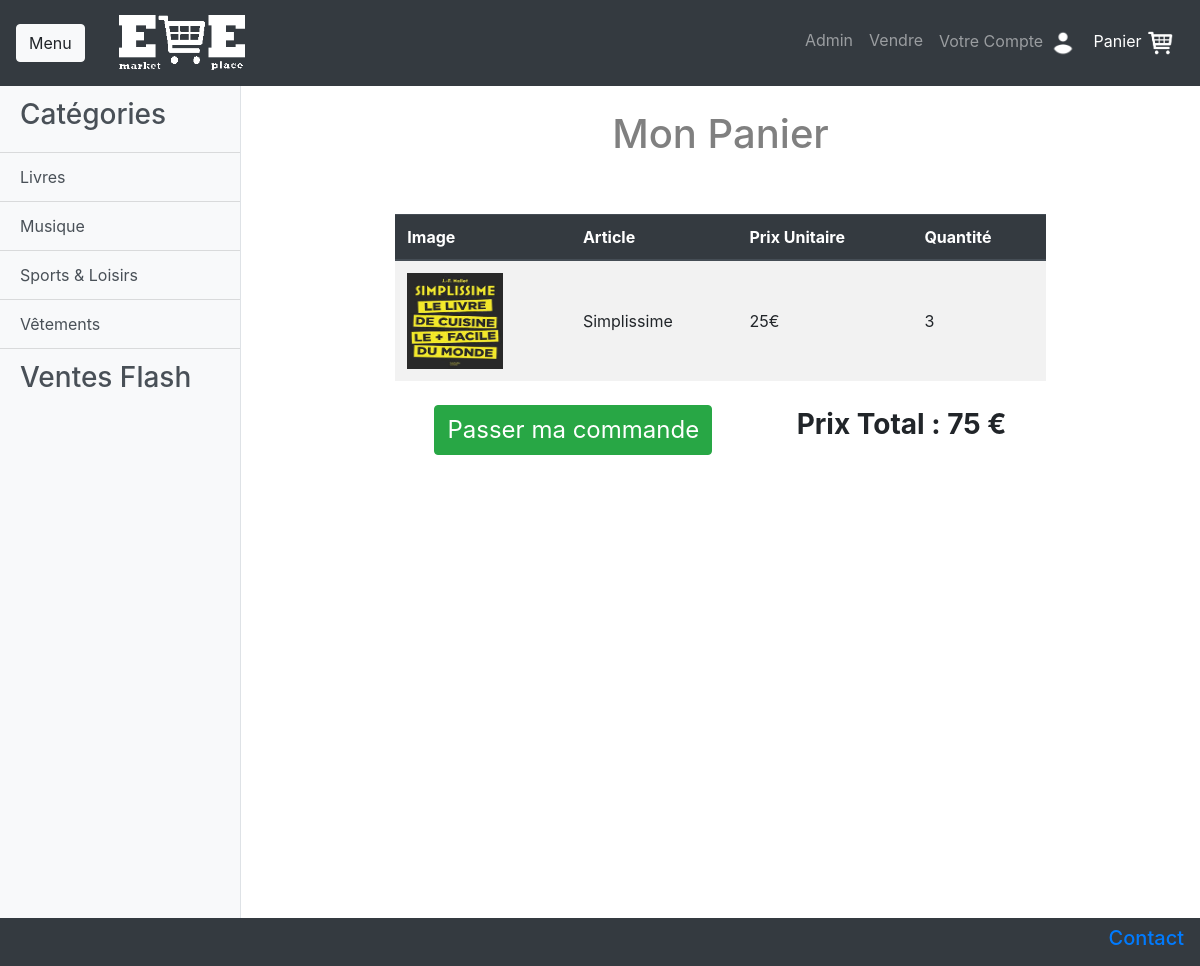
The page /Site/panier.php (signed in) on the database its author committed.
### tables this page shows
CREATE TABLE IF NOT EXISTS Item
(
	Id_item INT PRIMARY KEY NOT NULL AUTO_INCREMENT,
	Nom VARCHAR(255),
	Description VARCHAR(255),
	Video VARCHAR(255),
	Categorie ENUM('Livres','Musique','Vetements','Sports'),
	Prix INT,
	Genre BOOLEAN,
	Taille BOOLEAN,
	Pointure BOOLEAN,
	Couleur BOOLEAN,
	Quantite INT,
	Vendu INT
);

CREATE TABLE IF NOT EXISTS ImgItem
(
	Nom_img VARCHAR(255) PRIMARY KEY NOT NULL,
	Id_item INT,
	Is_main BOOLEAN,
	FOREIGN KEY (Id_item) REFERENCES Item(Id_item)
);

CREATE TABLE IF NOT EXISTS Panier
(
	Email_client VARCHAR(255),
	Id_item INT,
	Quantite_panier INT,
	FOREIGN KEY (Email_client) REFERENCES CLient(Email_client),
	FOREIGN KEY (Id_item) REFERENCES Item(Id_item),
	PRIMARY KEY (Email_client,Id_item)
);

### Site/panier.php (the view, shortened to what this page needs)
<?php
	if(empty($_SESSION['Email_client']))
	{
		header('Location: client_connexion.php');
	}else{
		$database='commerce';
		$db_handle=mysqli_connect('localhost','root','');
		$db_found=mysqli_select_db($db_handle,$database);
		$prix_total = 0;
	}
?>
<html>
	<head>
		<link href="styleHome.css" rel="stylesheet" type="text/css"/>
		<link rel="stylesheet" href="https://stackpath.bootstrapcdn.com/bootstrap/4.3.1/css/bootstrap.min.css">
	</head>
	<body>
		<nav class="navbar navbar-expand-md navbar-dark bg-dark" id="navigation">
			<button class="btn btn-light" id="toggler">Menu</button>
			<a class="navbar-brand" href="home.php" id="brand">
				<img src="Pictures/Logo.png" width="130px" height="60px">
			</a>
			<div class="collapse navbar-collapse justify-content-end">
				<ul class="navbar-nav">
					<li class="nav-item"><a class="nav-link" href="admin_connexion.php">Admin</a></li>
					<li class="nav-item"><a class="nav-link" href="vendeur_connexion.php">Vendre</a></li>
					<li class="nav-item"><a class="nav-link" href="client_connexion.php">Votre Compte <img src="Pictures/Compte.png" width="30" height="30"></a></li>
					<li class="nav-item active"><a class="nav-link" href="panier.php">Panier <img src="Pictures/Panier.png" width="30" height="30"></a></li>
				</ul>
			</div>
		</nav>
		<div class="d-flex" id="wrapper">
			<div class="bg-light border-right" id="sidebar-wrapper">
				<div class="list-group list-group-flush">
					<a href="categories.php" class="list-group-item list-group-item-action bg-light"><h3>Catégories</h3></a>
					<a href="livres.php" class="list-group-item list-group-item-action bg-light">Livres</a>
					<a href="musique.php" class="list-group-item list-group-item-action bg-light">Musique</a>
					<a href="sports.php" class="list-group-item list-group-item-action bg-light">Sports & Loisirs</a>
					<a href="vetements.php" class="list-group-item list-group-item-action bg-light">Vêtements</a>
					<a href="ventes_flash.php" class="list-group-item list-group-item-action bg-light"><h3>Ventes Flash</h3></a>
				</div>
			</div>
			<div id="page-content-wrapper">
				<div class="container-fluid">
					<h1 style="text-align:center ">Mon Panier</h1><br>
					<table class="table table-striped vertical-align: middle" style="width:70%; margin: auto">
						<thead class="thead-dark">
							<tr>
								<th scope="col">Image</th>
								<th scope="col">Article</th>
								<th scope="col">Prix Unitaire</th>
								<th scope="col">Quantité</th>
							</tr>
						</thead>
						<tbody>
							<?php
								if($db_found){
									$sql = "SELECT item.nom, imgitem.Nom_img, item.Prix, panier.Quantite_panier FROM item INNER JOIN panier ON panier.Id_item = item.Id_item INNER JOIN imgitem ON item.Id_item = imgitem.Id_item WHERE imgitem.Is_main = '1' AND panier.Email_client = '".$_SESSION['Email_client']."'";
									$req = mysqli_query($db_handle, $sql);
									while($data=mysqli_fetch_assoc($req))
									{
										echo("<tr>");
										echo("<td class=\"align-middle\"><img src=\"".$data['Nom_img']."\" style=\"width:6rem; height:6rem\" alt=\"\"></td>");
										echo("<td class=\"align-middle\">".$data['nom']."</td>");
										echo("<td class=\"align-middle\">".$data['Prix']."€</td>");
										echo("<td class=\"align-middle\">".$data['Quantite_panier']."</td>");
										echo("</tr>");
										$prix_total += $data['Prix']*$data['Quantite_panier'];
									}
								}
							?>
						</tbody>
					</table><br>
					<div id="commande" style = "text-align: center">
						<a href="livraison.php"><button type="button" class="btn btn-success" style="font-size: 1.5rem;">Passer ma commande</button></a>
						<h3 style ="display: inline-block; margin-left: 5rem; font-weight: bold;"> Prix Total : <?php echo($prix_total); ?> €</h3>
					</div>
				</div>
			</div>
		</div>
		<footer class="navbar navbar-expand-sm bg-dark navbar-dark fixed-bottom" id="footer">
			<div class="collapse navbar-collapse justify-content-end">
				<ul class="navbar-nav">
					<li class="nav-item">
						<a  href="mailto:louis.deveze@edu.ece.fr"><h5>Contact</h5></a>
					</li>
				</ul>
			</div>
		</footer>
	</body>
</html>

### Site/styleHome.css (style rules this page uses)
#wrapper { max-height: 80%; }
h1 { color: gray; padding: 1.5rem; }
#brand { padding-left :2rem; }
#sidebar-wrapper { min-height: 110vh; margin-left: -15rem; -webkit-transition: margin .25s ease-out; -moz-transition: margin .25s ease-out; -o-transition: margin .25s ease-out; transition: margin .25s ease-out; }
#sidebar-wrapper .list-group { width: 15rem; }
#page-content-wrapper { min-width: 100vw; }
@media (min-width: 768px) { #sidebar-wrapper { margin-left: 0; } }
@media (min-width: 768px) { #page-content-wrapper { min-width: 0; width: 100%; } }

### rows shown on the page
item: imgitem.Nom_img (picture), Nom "Simplissime", Prix "25", panier.Quantite_panier "3"

### other values the page prints
$prix_total "75"
